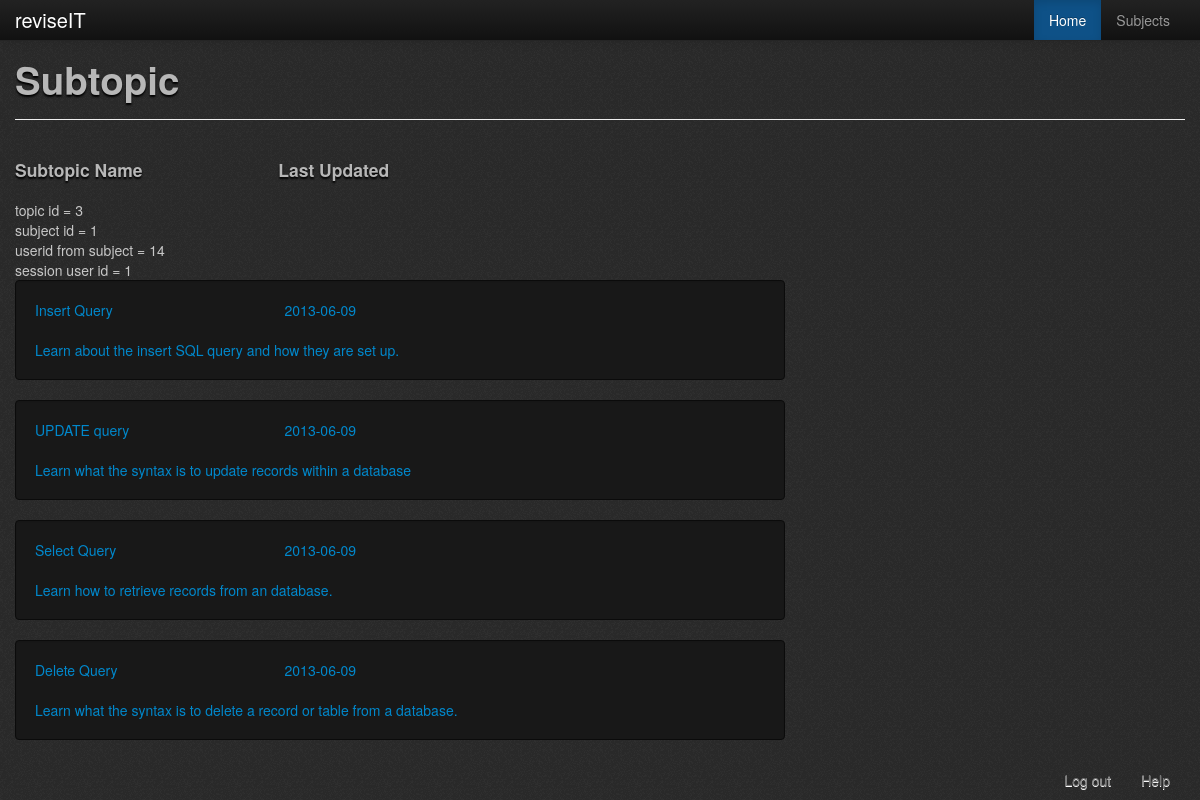
Page /php/subtopics/view.php?ID=2 (signed in) on the earlier database version.
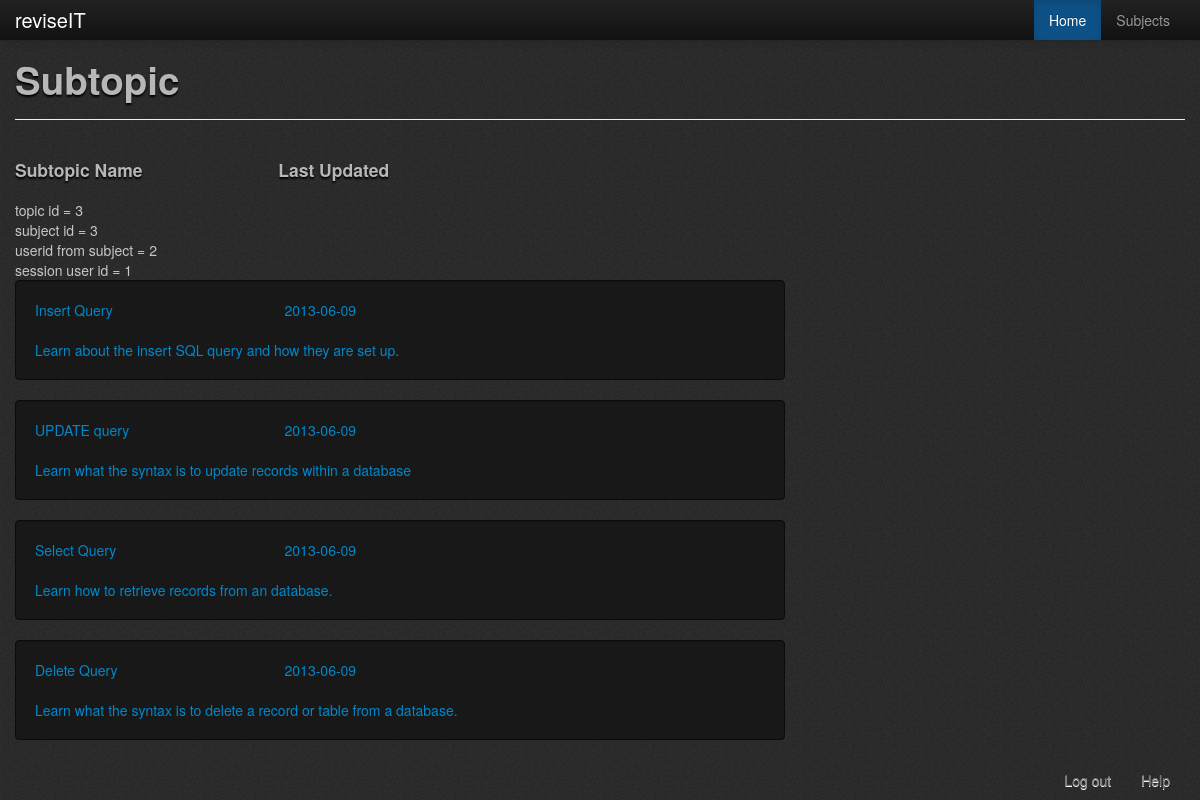
Same page on the later database version.
### tables this page shows
CREATE TABLE IF NOT EXISTS `topic` (
  `TopicID` int(5) NOT NULL AUTO_INCREMENT,
  `TopicName` text NOT NULL,
  `SubjectID` int(11) NOT NULL,
  `SubjectCode` varchar(50) NOT NULL,
  `deletionStatus` tinyint(1) NOT NULL COMMENT '0 = display, 1 = not display',
  `dateupdated` date NOT NULL,
  PRIMARY KEY (`TopicID`),
  KEY `FK_topicsub` (`SubjectID`)
);

CREATE TABLE IF NOT EXISTS `subject` (
  `SubjectID` int(11) NOT NULL AUTO_INCREMENT,
  `SubjectCode` varchar(50) NOT NULL,
  `SubjectName` text NOT NULL,
  `UserID` int(11) NOT NULL,
  `Dateupdated` date NOT NULL,
  PRIMARY KEY (`SubjectID`),
  KEY `FK_subject` (`UserID`)
);

### php/subtopics/view.php (the view, shortened to what this page needs)
<?php
	require '../check_logged_in.php';
	$topic_ID = $_GET['ID'];
	$SubtopicID = $_GET['ID'];
	$subtopic_ID = $SubtopicID;
?>
<!DOCTYPE html PUBLIC "-//W3C//DTD XHTML 1.0 Transitional//EN" "http://www.w3.org/TR/xhtml1/DTD/xhtml1-transitional.dtd">
<html xmlns="http://www.w3.org/1999/xhtml">
<head>
	<?php
		include '../header_container.php';
	?>
</head>
<body>
<div class="container">
	<?php
		include 'subtopics_menu_bar.php';
	?>
	<div class="page-header bootstro" data-bootstro-placement="bottom" data-bootstro-title="Subtopics" data-bootstro-content="Welcome to the subtopics page. In here you'll find all the subtopics associated with the topics you've selected before.">
        <h1>Subtopic</h1>
    </div>
<?php
        $result = $db->prepare("SELECT * FROM subtopic WHERE TopicID ='".$topic_ID."'") ;
        $result->execute();
?>
    	<div class="row-fluid">
        	<div class="span8 bootstro" data-bootstro-placement="bottom" data-bootstro-title="List of subtopics" data-bootstro-content="This is the list of subtopics. You may click in to see its content and take tests.">
            	<div class='row-fluid'>
                    <div class='span4'><h4>Subtopic Name</h4></div>
                    <div class='span2'><h4>Last Updated</h4></div>
				</div>
            <?php
			if($_SESSION['Role'] == 3 || $_SESSION['Role'] == 4)
			{
				while($row = $result->fetch(PDO::FETCH_ASSOC))
				{
						$id=$row['SubtopicID'];
						echo "<div class='well'>";
							echo "<a href='../contents/content.php?ID=".$row['SubtopicID']."'>";
								echo "<div id='".$row['SubtopicID']."' class='row-fluid'>";
									echo "<div class='span4'>".$row['SubtopicName']."</div>";
									echo "<div class='span2'>".$row['DateUpdated']."</div>";
								echo "</div>";
									echo "<div>".$row['SubtopicBriefDescription']."</div>";
							echo "</a>";
						echo "</div>";
						echo "</br>";
				}
			}
			else{
				include '../checkCoord.php';
				while($row = $result->fetch(PDO::FETCH_ASSOC))
				{
						echo "<div class='well'>";
							echo "<a href='../contents/content.php?ID=".$row['SubtopicID']."'>";
								echo "<div id='".$row['SubtopicID']."' class='row-fluid'>";
									echo "<div class='span4'>".$row['SubtopicName']."</div>";
									echo "<div class='span2'>".$row['DateUpdated']."</div>";
								echo "</div>";
									echo "<div>".$row['SubtopicBriefDescription']."</div>";
							echo "</a>";
						echo "</div>";
				}
			}
			?>
            </div>
        </div>
    </div>
	<?php
		include '../footer.php';
	?>
</body>
</html>

### php/subtopics/subtopics_menu_bar.php (shortened to what this page needs)
<div class="navbar navbar-fixed-top navbar-inverse">
	<div class="navbar-inner">
		<div class="container">
			<a href="../home_page_director.php" class="brand">reviseIT</a>
			<div class="nav-collapse collapse">
				<ul class="nav pull-right">
					<li class="active"><a href="../home_page_director.php">Home</a></li>
					<li><a href="../subjects/all_Subjects.php">Subjects</a></li>
				</ul>
			</div>
		</div>
	</div>
</div>

### php/checkCoord.php (shortened to what this page needs)
<?php
include 'getConnection.php';
$result0 = $db->prepare("SELECT TopicID FROM subtopic WHERE SubtopicID=:id");
$result0->bindParam("id", $subtopic_ID);
$result0->execute();
$row0 = $result0->fetch(PDO::FETCH_ASSOC);
$topicID = $row0['TopicID'];
$result1 = $db->prepare("SELECT SubjectID FROM topic WHERE TopicID=:id");
$result1->bindParam("id", $topicID);
$result1->execute();
$row1 = $result1->fetch(PDO::FETCH_ASSOC);
$subjectid = $row1['SubjectID'];
$result2 = $db->prepare("SELECT UserID FROM subject WHERE subjectID=:subID");
$result2->bindParam("subID", $subjectid);
$result2->execute();
$row2 = $result2->fetch(PDO::FETCH_ASSOC);
echo "topic id = ".$topicID;
echo "<br />";
echo "subject id = ".$subjectid;
echo "<br />";
echo "userid from subject = ".$row2['UserID'];
echo "<br />";
echo "session user id = ".$_SESSION['UserID'];
?>

Differences in the rows shown:
no longer on this page (row edited): subject: UserID "14"
changed topic: SubjectID "1" → "3"
now on this page (row edited): subject: UserID "2"
